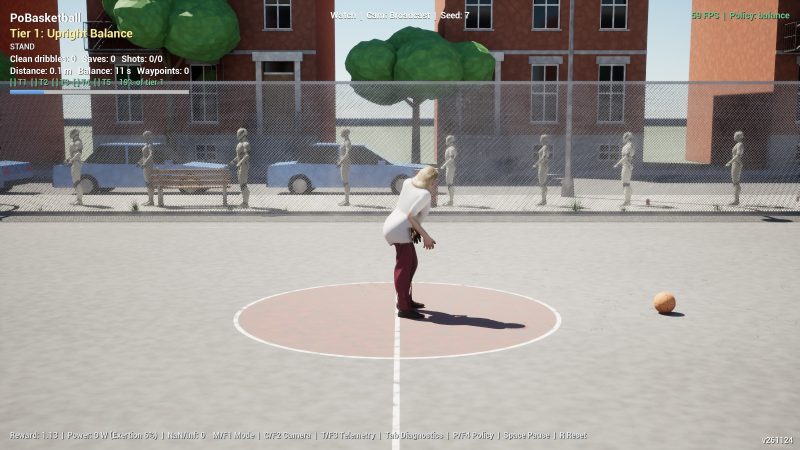
#> input picture SCREENSHOTS/20261124_time_of_day/raw/before/overlay_off.jpg, 1600 x 900 px (shown at 1/2 size); its folder holds only this picture in this run
$ python make_media.py
#> lines starting #> are read from the running program, lines starting #| are printed output that depends on the picture
"""Media for the 2026-11-24 time-of-day page, from engine-rendered captures only (-ShowcaseCapture PNGs, kept in raw/ as quality-95 JPGs).

    before/   : the previous build (time of day did not exist), captured from a stash of the C++/config changes
    h_<hour>/ : unreal/StreetballGym/Scripts/capture_time_of_day.ps1 -OutDir SCREENSHOTS/20261124_time_of_day/raw

    sim/.venv/Scripts/python.exe SCREENSHOTS/20261124_time_of_day/make_media.py
Writes labelled JPGs next to this file and prints the before-vs-ref pixel difference.
"""

import glob
import os

import numpy as np
from PIL import Image, ImageDraw, ImageFont

HERE = os.path.dirname(os.path.abspath(__file__))
RAW = os.path.join(HERE, "raw")
SHOTS = [
    ("before", "Before", "previous build, fixed sun"),
    ("h_ref", "13:34", "start hour = the level's own sun"),
    ("h_17.6", "17:36", "golden hour"),
    ("h_18.3", "18:18", "dusk, lamps on"),
    ("h_22.5", "22:30", "night: moon + streetlights"),
]


def font(size):
    for f in ("C:/Windows/Fonts/arialbd.ttf", "C:/Windows/Fonts/segoeuib.ttf"):
        if os.path.exists(f):
            return ImageFont.truetype(f, size)
    return ImageFont.load_default()


def tag(im, title, sub):
    d = ImageDraw.Draw(im)
    d.rounded_rectangle(
        (16, im.height - 74, 16 + 14 + max(len(title) * 17, len(sub) * 10), im.height - 16), 8, fill=(16, 20, 26)
    )
    d.text((28, im.height - 70), title, font=font(26), fill=(255, 196, 48))
    d.text((28, im.height - 40), sub, font=font(17), fill=(235, 235, 235))
    return im


def load(name, shot="overlay_off"):
#> called with name = 'before', shot = 'overlay_off'
    return Image.open(os.path.join(RAW, name, f"{shot}.jpg")).convert("RGB")
#> returned value is the input picture: PIL image 1600x900 RGB; mean R, G, B 157, 152.4, 147.4


def main():
    # fresh captures arrive as PNG (1600x900, ~2 MB each): keep the two used per run, as quality-95 JPG
    for p in glob.glob(os.path.join(RAW, "*", "*.png")):
        if os.path.basename(p) in ("overlay_off.png", "demo_b.png"):
            Image.open(p).convert("RGB").save(p[:-4] + ".jpg", quality=95)
        os.remove(p)
    for key, title, sub in SHOTS:
        tag(load(key).resize((1200, 675), Image.LANCZOS), title, sub).save(os.path.join(HERE, f"{key}.jpg"), quality=86)
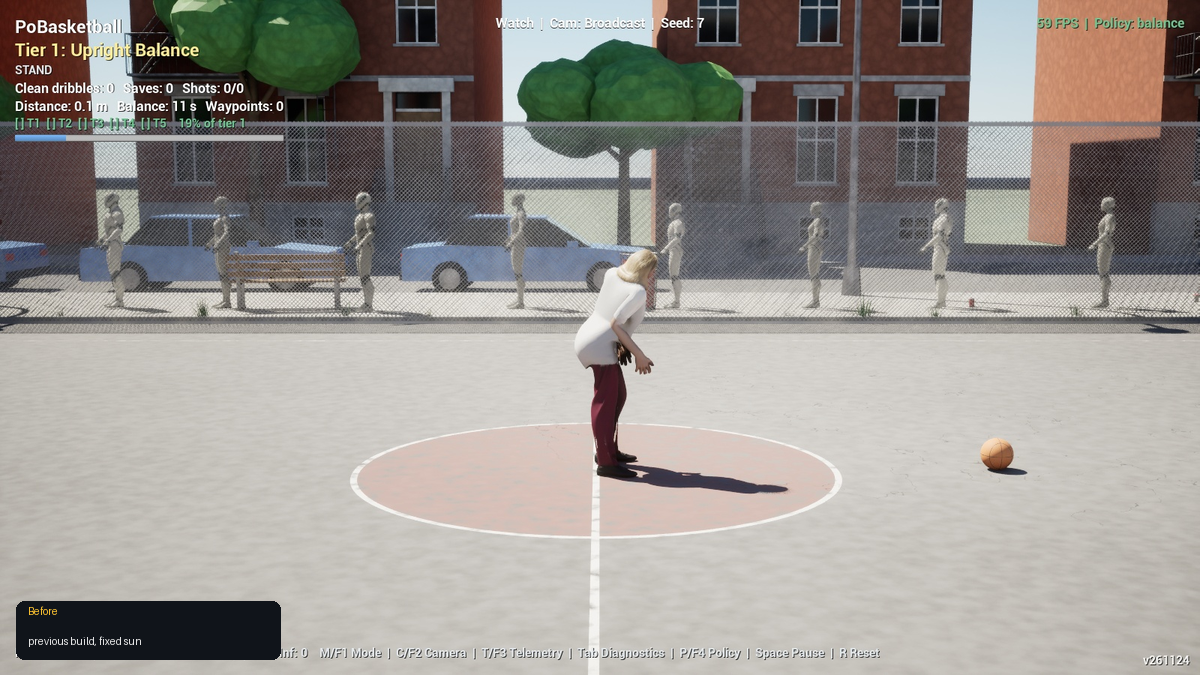
#> saved as before.jpg: PIL image 1200x675 RGB; mean R, G, B 153.7, 149.3, 144.6
#> pass 3 of the loop in main, `for key, title, sub in SHOTS:`:
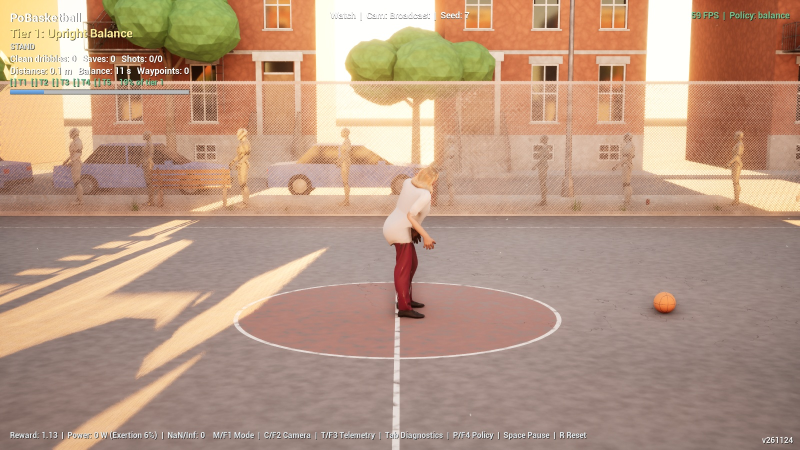
#> input picture SCREENSHOTS/20261124_time_of_day/raw/h_17.6/overlay_off.jpg, 1600 x 900 px (shown at 1/2 size)
#> in load, returned value is the input picture: PIL image 1600x900 RGB; mean R, G, B 184, 152.4, 130.8
#> the loop made 5 passes; the first 3 are shown
    tag(load("h_22.5", "demo_b").resize((1200, 675), Image.LANCZOS), "22:30", "demo camera at night").save(
        os.path.join(HERE, "night_demo.jpg"), quality=86
    )
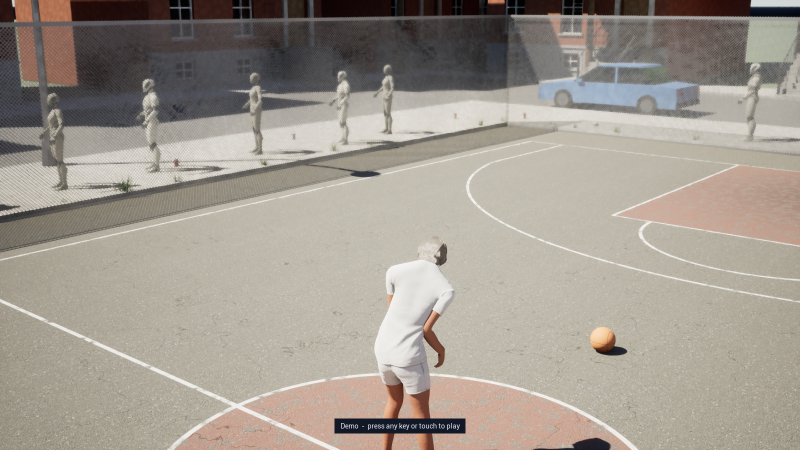
#> input picture SCREENSHOTS/clean_verify/16x9/demo_b.png, 1600 x 900 px, given in place of demo_b.jpg, which was not available (shown at 1/2 size)
#> in tag (call 6), `d = ImageDraw.Draw(im)`:
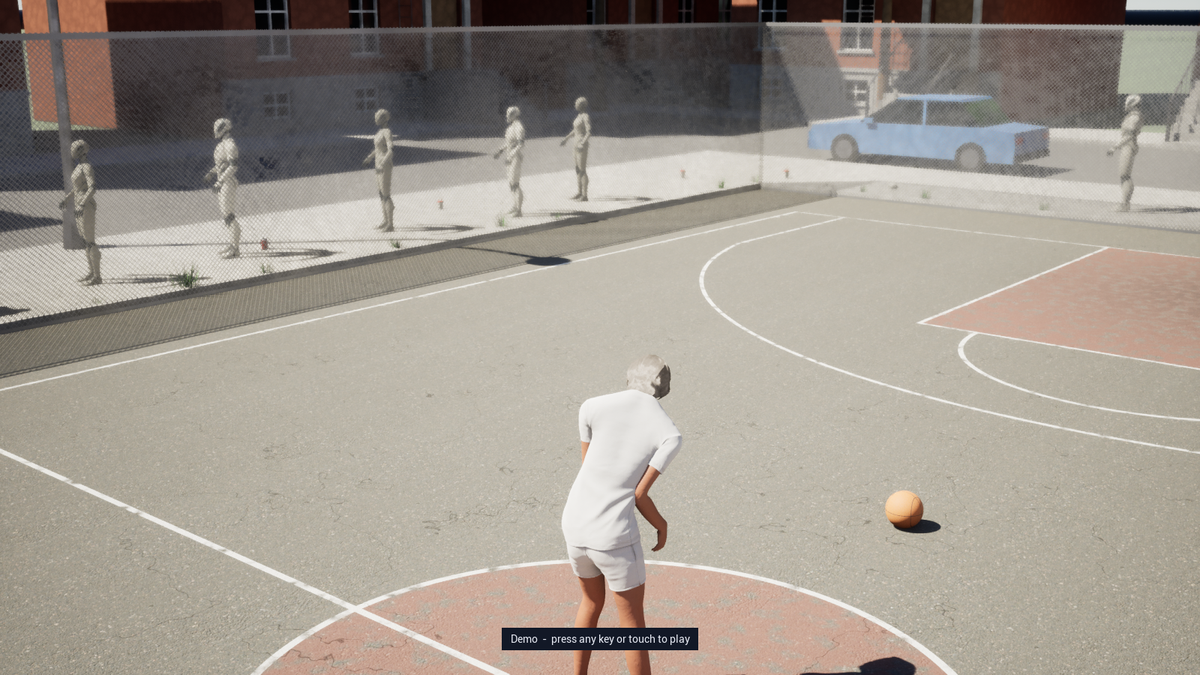
#> im: PIL image 1200x675 RGB; mean R, G, B 160.8, 153.1, 143.4
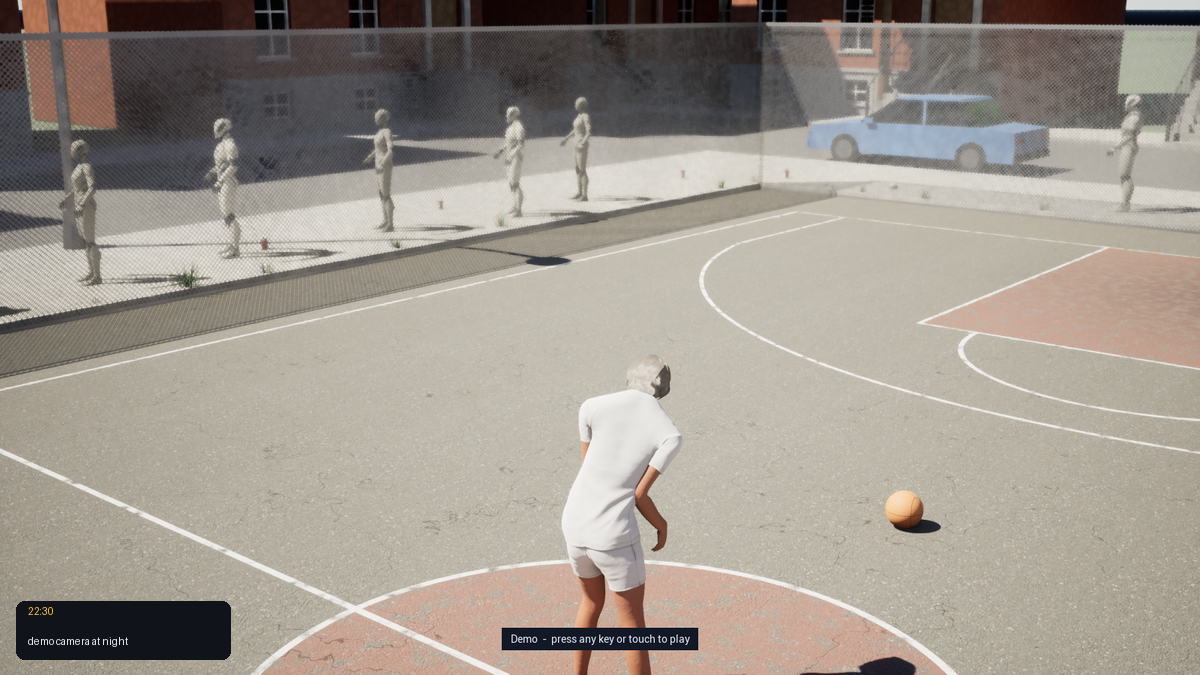
#> saved as night_demo.jpg: PIL image 1200x675 RGB; mean R, G, B 158.5, 151, 141.7
    # strip of the day, for the page header
    keys = ["h_ref", "h_17.6", "h_18.3", "h_22.5"]
    strip = Image.new("RGB", (4 * 400, 225))
#> strip: PIL image 1600x225 RGB; every value is 0
    for i, k in enumerate(keys):
        strip.paste(load(k).resize((400, 225), Image.LANCZOS), (i * 400, 0))
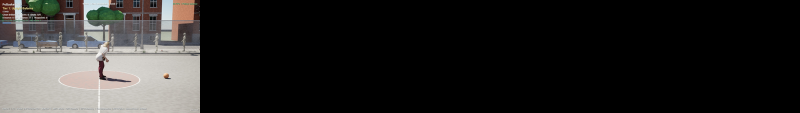
#> strip: PIL image 1600x225 RGB (shown at 1/2 size); mean R, G, B 39.2, 38.1, 36.9
#> pass 3 of the loop in main, `for i, k in enumerate(keys):`:
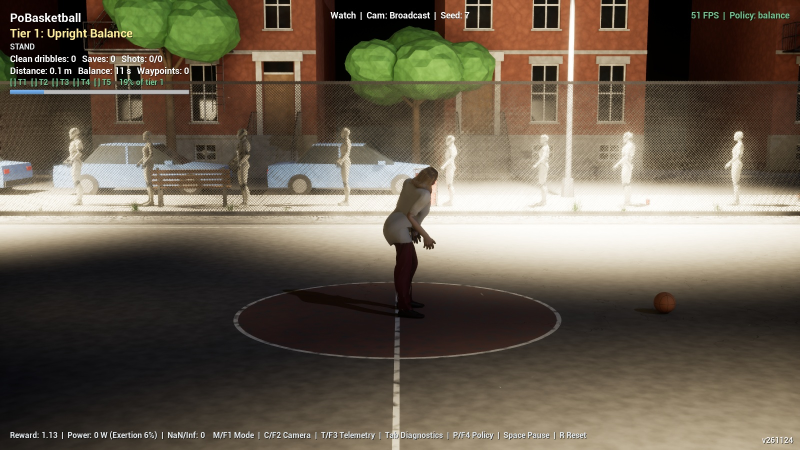
#> input picture SCREENSHOTS/20261124_time_of_day/raw/h_18.3/overlay_off.jpg, 1600 x 900 px (shown at 1/2 size)
#> in load, returned value is the input picture: PIL image 1600x900 RGB; mean R, G, B 105.3, 95, 79.7
#> in main, `strip.paste(load(k).resize((400, 225), Image.LANCZOS), (i * 400, 0))`:
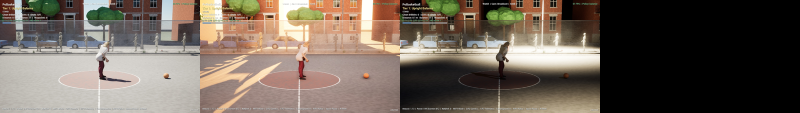
#> strip: PIL image 1600x225 RGB (shown at 1/2 size); mean R, G, B 111.6, 99.9, 89.5
#> the loop made 4 passes; the first 3 are shown
    strip.save(os.path.join(HERE, "strip.jpg"), quality=86)
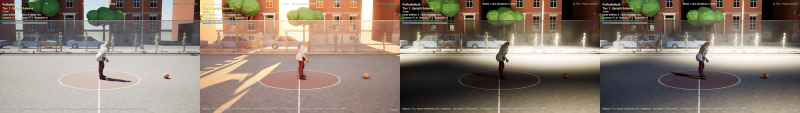
#> saved as strip.jpg: PIL image 1600x225 RGB (shown at 1/2 size); mean R, G, B 139.6, 126.2, 114.1
    # before vs the start hour: the court below the HUD rows (the character's pose differs a little between runs)
    a = np.asarray(load("before"), dtype=np.float32)[120:820]
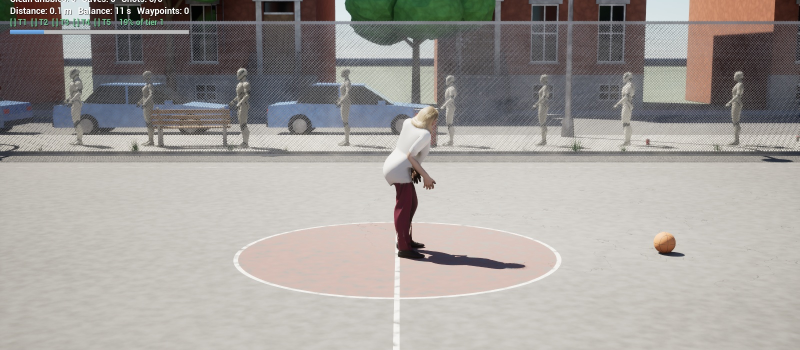
#> a: shape (700, 1600, 3) float32 (shown at 1/2 size); mean R, G, B 162.1, 157.6, 154
    b = np.asarray(load("h_ref"), dtype=np.float32)[120:820]
    print(
        f"before vs start hour: mean |diff| {np.abs(a - b).mean():.2f} / 255, mean luminance {a.mean():.1f} vs {b.mean():.1f}"
    )


if __name__ == "__main__":
    main()
